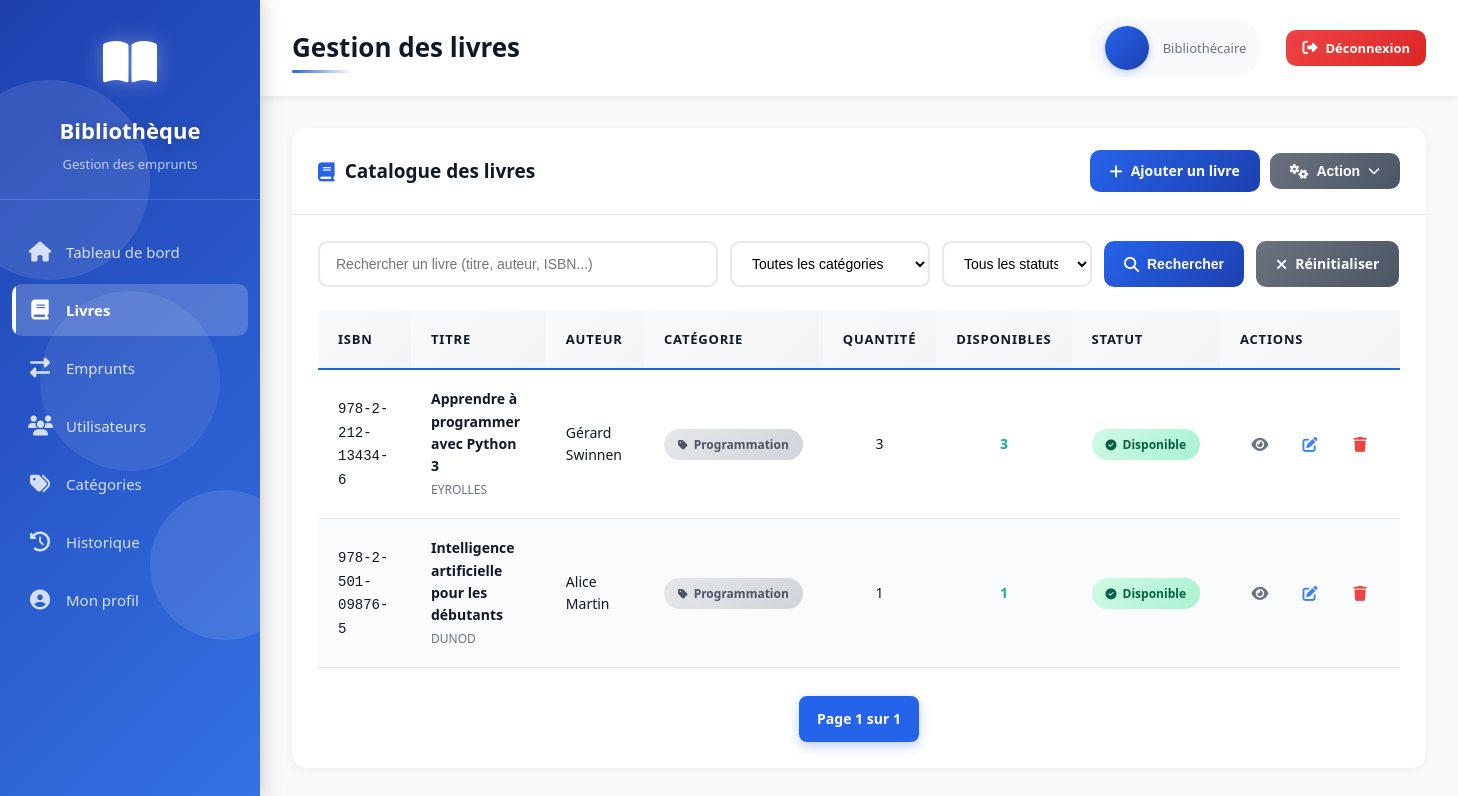
Page /books/?category=3 (signed in) on the committed database.
### books/models.py (models this page shows, shortened)
class Livre(models.Model):
    isbn = models.CharField(max_length=10, null=False)
    titre = models.CharField(max_length=100, null=False)
    langue = models.CharField(max_length=2, choices=LANGUAGES_CHOICES)
    quantite = models.SmallIntegerField(default=1)
    nbre_pages = models.SmallIntegerField()
    annee_publication = models.IntegerField(
        validators=[
            MinValueValidator(1400),          # éviter les années aberrantes
            MaxValueValidator(current_year)   # pas de date dans le futur
        ],
        null=True,
        blank=True
    )
    emplacement = models.CharField(max_length=200,null=True,blank=True)
    resume = models.TextField(null=True,blank=True)
    editeur = models.ForeignKey(Editeur,on_delete=models.CASCADE)
    auteur = models.ForeignKey(Auteur,on_delete=models.CASCADE)
    categorie = models.ForeignKey(Categorie,on_delete=models.CASCADE)
    def is_available(self):
        emprunts = Emprunter.objects.filter(
            livre=self,
            status="active"
        ).count()
        return (self.quantite - emprunts) > 0
    def available_quantity(self):
        emprunts = Emprunter.objects.filter(
            livre=self,
            status="active"
        ).count()
        return self.quantite - emprunts

class Editeur(models.Model):
    nom = models.CharField(max_length=200,null=False)

class Auteur(models.Model):
    nom_complet = models.CharField(max_length=150,null=False)
    dateNaiss = models.DateField(null=True, default=None)

class Categorie(models.Model):
    nom = models.CharField(max_length=40,null=False)
    description = models.TextField()
    icone = models.CharField(max_length=50, choices=ICONE_CHOICES)
    couleur = models.CharField(max_length=10, null=False)
    slug_url = models.SlugField(max_length=100, blank=True, unique=True)
    is_active = models.BooleanField(default=True)

### app/views.py (the view, shortened to what this page needs)
# urls.py: path('books/', views.books_list, name="books_list"),
@login_required(login_url='signin')
def books_list(request):
    categories_active = Categorie.objects.filter(is_active=True)
    livres = Livre.objects.all()
    search = request.GET.get("search", "")
    category_id = request.GET.get("category", "")
    status = request.GET.get("status", "")
    if category_id:
        livres = livres.filter(categorie_id=category_id)
    if status == "available":
        livres = livres.filter(quantite__gte=1)
    elif status == "borrowed":
        livres = livres.filter(quantite__lt=1)
    paginator = Paginator(livres, 10)
    page_number = request.GET.get("page")
    page_obj = paginator.get_page(page_number)
    return render(request, "books_list.html", {
        "books": page_obj,
        "categories": categories_active,
        "search_query": search,
        "selected_category": category_id,
        "selected_status": status,
        "page_obj": page_obj,
        "is_paginated": True,
    })

### templates/books_list.html (shortened to what this page needs)
{% extends 'base.html' %}
{% block page_title %}Gestion des livres{% endblock %}
{% block content %}
<div class="card">
    <div class="card-header">
        <h3><i class="fas fa-book"></i> Catalogue des livres</h3>
        <div style="display: flex; gap: 10px; align-items: center;">
            <a href="{% url 'books_form' %}" class="btn btn-primary">
                <i class="fas fa-plus"></i>
                Ajouter un livre
            </a>
             <div class="action-dropdown">
                <button class="btn btn-secondary action-toggle">
                    <i class="fas fa-cogs"></i> Action
                    <i class="fas fa-chevron-down caret"></i>
                </button>
            </div>
        </div>
    </div>
    <div class="card-body">
        <div class="search-bar">
            <form method="get" style="display: flex; gap: 12px; width: 100%; flex-wrap: wrap;">
                <input
                    type="text"
                    name="search"
                    class="search-input"
                    placeholder="Rechercher un livre (titre, auteur, ISBN...)"
                    value="{{ search_query }}"
                >
                <select name="category" style="width: 200px;">
                    <option value="">Toutes les catégories</option>
                </select>
                <select name="status" style="width: 150px;">
                    <option value="">Tous les statuts</option>
                </select>
                <button type="submit" class="btn btn-primary">
                    <i class="fas fa-search"></i> Rechercher
                </button>
                {% if search_query or selected_category or selected_status %}
                <a href="{% url 'books_list' %}" class="btn btn-secondary">
                    <i class="fas fa-times"></i> Réinitialiser
                </a>
                {% endif %}
            </form>
        </div>
        <div class="table-responsive">
            <table class="modern-table">
                <thead>
                    <tr>
                        <th>ISBN</th>
                        <th>Titre</th>
                        <th>Auteur</th>
                        <th>Catégorie</th>
                        <th>Quantité</th>
                        <th>Disponibles</th>
                        <th>Statut</th>
                        <th>Actions</th>
                    </tr>
                </thead>
                <tbody>
                    {% for book in books %}
                    <tr class="table-row-animate">
                        <td><code>{{ book.isbn }}</code></td>
                        <td>
                            <strong>{{ book.titre }}</strong><br>
                            <small class="text-muted">{{ book.editeur.nom }}</small>
                        </td>
                        <td>{{ book.auteur.nom_complet }}</td>
                        <td>
                            <span class="badge badge-secondary">
                                <i class="fas fa-tag"></i> {{ book.categorie.nom }}
                            </span>
                        </td>
                        <td class="text-center">{{ book.quantite }}</td>
                        <td class="text-center">
                            <strong style="color: {% if book.is_available %}#10b981{% else %}#ef4444{% endif %};">
                                {{ book.available_quantity }}
                            </strong>
                        </td>
                        <td>
                            {% if book.is_available %}
                            <span class="badge badge-success"><i class="fas fa-check-circle"></i> Disponible</span>
                            {% else %}
                            <span class="badge badge-danger"><i class="fas fa-times-circle"></i> Indisponible</span>
                            {% endif %}
                        </td>
                        <td>
                            <div class="action-buttons">
                                <a href="{% url 'books_edit' book.id %}" class="btn btn-sm btn-icon btn-view" title="Voir">
                                    <i class="fas fa-eye"></i>
                                </a>
                                <a href="{% url 'books_edit' book.id %}" class="btn btn-sm btn-icon btn-edit" title="Modifier">
                                    <i class="fas fa-edit"></i>
                                </a>
                                <a href="{% url 'books_delete' book.id %}"
                                class="btn btn-sm btn-icon btn-delete"
                                title="Supprimer"
                                onclick="return confirm('Êtes-vous sûr de vouloir supprimer ce livre ?');">
                                    <i class="fas fa-trash"></i>
                                </a>
                            </div>
                        </td>
                    </tr>
                    {% endfor %}
                </tbody>
            </table>
        </div>
        {% if is_paginated %}
        <div class="pagination">
            <span class="current">Page {{ page_obj.number }} sur {{ page_obj.paginator.num_pages }}</span>
        </div>
        {% endif %}
    </div>
</div>
{% endblock %}

### rows in the picture
Livre: isbn "978-2-212-13434-6", titre "Apprendre à programmer avec Python 3", editeur.nom "EYROLLES", auteur.nom_complet "Gérard Swinnen", categorie.nom "Programmation", quantite "3", available_quantity "3", shows "Disponible"
Livre: isbn "978-2-501-09876-5", titre "Intelligence artificielle pour les débutants", editeur.nom "DUNOD", auteur.nom_complet "Alice Martin", categorie.nom "Programmation", quantite "1", available_quantity "1", shows "Disponible"

### other values in the picture
{{ user.role|default:"Bibliothécaire" }} "Bibliothécaire"
{{ page_obj.number }} "1"
{{ page_obj.paginator.num_pages }} "1"
